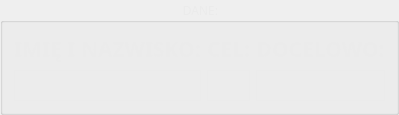
         <widget class="QGroupBox" name="dataGroupBox_2">
          <property name="font">
           <font>
            <family>Bahnschrift</family>
            <weight>50</weight>
            <bold>false</bold>
           </font>
          </property>
          <property name="styleSheet">
           <string notr="true">QGroupBox {color: rgb(235, 235, 235); }</string>
          </property>
          <property name="title">
           <string>DANE:</string>
          </property>
          <property name="alignment">
           <set>Qt::AlignCenter</set>
          </property>
          <property name="flat">
           <bool>false</bool>
          </property>
          <layout class="QGridLayout" name="gridLayout_8">
           <item row="0" column="1">
            <widget class="QLabel" name="fatLabel_3">
             <property name="font">
              <font>
               <family>Bahnschrift Light</family>
               <pointsize>16</pointsize>
               <weight>75</weight>
               <italic>false</italic>
               <bold>true</bold>
              </font>
             </property>
             <property name="styleSheet">
              <string notr="true">QLabel {color: rgb(235, 235, 235); }</string>
             </property>
             <property name="text">
              <string>CEL:</string>
             </property>
             <property name="alignment">
              <set>Qt::AlignCenter</set>
             </property>
            </widget>
           </item>
           <item row="1" column="2">
            <widget class="QLabel" name="showDiet">
             <property name="font">
              <font>
               <family>Bahnschrift</family>
               <pointsize>16</pointsize>
               <weight>75</weight>
               <bold>true</bold>
              </font>
             </property>
             <property name="styleSheet">
              <string notr="true">QLabel {color: rgb(235, 235, 235); }</string>
             </property>
             <property name="frameShape">
              <enum>QFrame::Box</enum>
             </property>
             <property name="text">
              <string/>
             </property>
             <property name="alignment">
              <set>Qt::AlignCenter</set>
             </property>
            </widget>
           </item>
           <item row="0" column="0">
            <widget class="QLabel" name="dietLabel_3">
             <property name="font">
              <font>
               <family>Bahnschrift Light</family>
               <pointsize>16</pointsize>
               <weight>75</weight>
               <italic>false</italic>
               <bold>true</bold>
              </font>
             </property>
             <property name="layoutDirection">
              <enum>Qt::RightToLeft</enum>
             </property>
             <property name="styleSheet">
              <string notr="true">QLabel {color: rgb(235, 235, 235); }</string>
             </property>
             <property name="frameShape">
              <enum>QFrame::NoFrame</enum>
             </property>
             <property name="text">
              <string>IMIĘ I NAZWISKO:</string>
             </property>
             <property name="alignment">
              <set>Qt::AlignCenter</set>
             </property>
            </widget>
           </item>
           <item row="1" column="0">
            <widget class="QLabel" name="showName">
             <property name="font">
              <font>
               <family>Bahnschrift</family>
               <pointsize>16</pointsize>
               <weight>75</weight>
               <bold>true</bold>
              </font>
             </property>
             <property name="layoutDirection">
              <enum>Qt::LeftToRight</enum>
             </property>
             <property name="autoFillBackground">
              <bool>false</bool>
             </property>
             <property name="styleSheet">
              <string notr="true">QLabel {color: rgb(235, 235, 235); }</string>
             </property>
             <property name="frameShape">
              <enum>QFrame::Box</enum>
             </property>
             <property name="text">
              <string/>
             </property>
             <property name="scaledContents">
              <bool>true</bool>
             </property>
             <property name="alignment">
              <set>Qt::AlignCenter</set>
             </property>
            </widget>
           </item>
           <item row="1" column="1">
            <widget class="QLabel" name="showTarget">
             <property name="font">
              <font>
               <family>Bahnschrift</family>
               <pointsize>16</pointsize>
               <weight>75</weight>
               <bold>true</bold>
              </font>
             </property>
             <property name="styleSheet">
              <string notr="true">QLabel {color: rgb(235, 235, 235); }</string>
             </property>
             <property name="frameShape">
              <enum>QFrame::Box</enum>
             </property>
             <property name="text">
              <string/>
             </property>
             <property name="alignment">
              <set>Qt::AlignCenter</set>
             </property>
            </widget>
           </item>
           <item row="0" column="2">
            <widget class="QLabel" name="carbonLabel_3">
             <property name="font">
              <font>
               <family>Bahnschrift Light</family>
               <pointsize>16</pointsize>
               <weight>75</weight>
               <italic>false</italic>
               <bold>true</bold>
               <underline>false</underline>
               <strikeout>false</strikeout>
              </font>
             </property>
             <property name="styleSheet">
              <string notr="true">QLabel {color: rgb(235, 235, 235); }</string>
             </property>
             <property name="frameShape">
              <enum>QFrame::NoFrame</enum>
             </property>
             <property name="text">
              <string>DOCELOWO:</string>
             </property>
             <property name="alignment">
              <set>Qt::AlignCenter</set>
             </property>
            </widget>
           </item>
          </layout>
         </widget>
